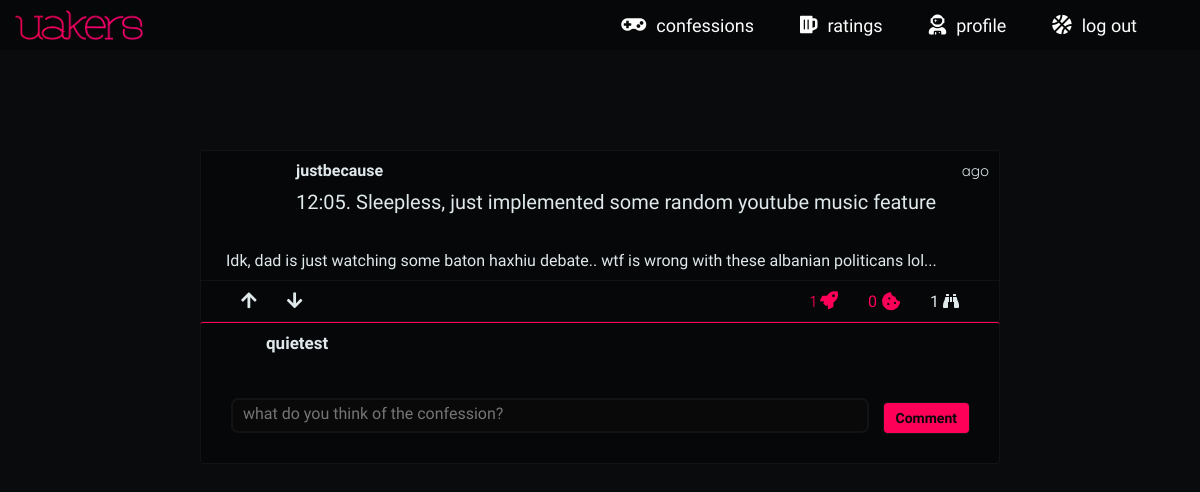
The page /confession/1205-sleepless-just-implemented-some-random-youtube-music-feature (signed in) on the database its author committed.
### home/models.py (models this page shows, shortened)
class Confessions(models.Model):
    confession_author       = models.ForeignKey(UserProfile, on_delete=models.CASCADE)
    confession_title        = models.CharField(max_length=100)
    confession_body         = models.TextField(blank=False, null=False)
    confession_upvotes      = models.ManyToManyField(UserProfile, related_name='confession_upvotes', blank=True)
    confession_downvotes    = models.ManyToManyField(UserProfile, related_name='confession_downvotes', blank=True)
    confession_upvotes_int  = models.IntegerField(default=0)
    confession_views        = models.IntegerField(default=0)
    date_created_at         = models.DateTimeField(auto_now_add=True)
    confession_updated_at   = models.DateTimeField(auto_now=True)
    confession_slug         = models.SlugField(blank=True, max_length=900)
    def save(self, *args, **kwargs):
        ctitle = self.confession_title
        if not self.id:
            if Confessions.objects.filter(confession_slug=slugify(ctitle)).exists():
                count = Confessions.objects.filter(confession_slug__startswith=slugify(ctitle)).exclude(pk=self.id).count()
                self.confession_slug = slugify(ctitle + str(count))
            else:
                self.confession_slug = slugify(ctitle)
        super(Confessions, self).save(*args, **kwargs)

class UserProfile(AbstractUser):
    profile_year            = models.CharField(max_length=2, choices=YCHOICES)
    profile_sex             = models.CharField(max_length=1, choices=SCHOICES)
    profile_image           = models.CharField(max_length=700, blank=True)
    profile_slug            = models.SlugField(blank=True, max_length=900)
    profile_song            = models.CharField(max_length=300, blank=True, null=True)

### home/views.py (the view, shortened to what this page needs)
# urls.py: path('confession/<str:confession_slug>', views.confession_view, name='confession_view'),
def confession_view(request, confession_slug):
    cookieset = 'viewed_confession' + confession_slug
    unique_confession = Confessions.objects.get(confession_slug=confession_slug)
    all_confession_comments = ConfessionComment.objects.filter(comment_confession=unique_confession).order_by('-comment_upvotes_int')[:50]
    if request.method == 'GET':
        co_form = ConfessionCommentForm()
    if cookieset in request.COOKIES:
        if request.COOKIES[cookieset] == 'yes':
            pass
        else:
            unique_confession.confession_views += 1;
            unique_confession.save()
    else:
        unique_confession.confession_views += 1;
        unique_confession.save()
    context = {
        'unique_confession': unique_confession,
        'all_confession_comments': all_confession_comments,
        'co_form': co_form,
    }
    response = render(request, 'home/confession_view.html', context)
    response.set_cookie(cookieset, 'yes')
    return response

### home/forms.py
class ConfessionCommentForm(forms.ModelForm):
    comment_body = forms.CharField(max_length=10000, required=True, widget=forms.Textarea(attrs={'placeholder': 'what do you think of the confession?', 'onfocus': 'this.placeholder=""', 'onblur': 'this.placeholder="what do you think of the confession?"'}))
    class Meta:
        model = ConfessionComment
        fields = ('comment_body',)

### home/templates/home/confession_view.html (shortened to what this page needs)
{% extends 'base.html' %}
{% load static %}
{% block css %}
  <link rel="stylesheet" href="{% static 'home/css/confession_view.css' %}">
  <link rel="stylesheet" href="{% static 'home/css/confession_view900.css' %}" media="screen and (min-width: 0px) and (max-width: 900px)">
{% endblock %}
{% block body %}
  <div class="rest-div">
    <div class="rest-co">
      {% include 'home/confession_view_confession_box.html' %}
      <div class="co-comments">
        {% if request.user.is_authenticated %}
        {% include 'home/confession_view_comment_post.html' %}
        {% endif %}
      </div>
    </div>
  </div>
{% endblock %}

### home/templates/home/confession_view_confession_box.html
<div class="co-unique">
  <div class="co-up">
    <a href="{% url 'uprofile:profile_view' unique_confession.confession_author.profile_slug %}" class="co-photo-div">
      <div class="co-photo" style="background-image: url({{ unique_confession.confession_author.profile_image }})"></div>
    </a>
    <div class="co-meta-text">
      <div class="co-meta-usr-date">
        <span class="co-meta-usr">
          {{ unique_confession.confession_author.username }}
        </span>
        <span class="co-meta-date ff-num">
          {{ unique_confession.confession_created_at|timesince }} ago
        </span>
      </div>
      <div class="co-meta-title-div">
        <p class="co-meta-title">{{ unique_confession.confession_title }}</p>
      </div>
    </div>
  </div>
  <div class="co-down">
    {{ unique_confession.confession_body|linebreaks }}
  </div>
  <div class="co-rank">
    <div class="co-vote">
      <a class="co-upd co-upd-upvote co-anchor" href="{% url 'home:upvote_view' 'confession' unique_confession.confession_slug %}">
        <i class="fas fa-arrow-up co-upd-i co-i-upvote co-upvote-downvote-gylph {% if request.user in unique_confession.confession_upvotes.all %} co-upd-i-active {% endif %}"></i>
      </a>
      <a class="co-upd co-upd-downvote co-anchor" href="{% url 'home:downvote_view' 'confession' unique_confession.confession_slug %}">
        <i class="fas fa-arrow-down co-upd-i co-i-downvote co-upvote-downvote-gylph {% if request.user in unique_confession.confession_downvotes.all %} co-upd-i-active {% endif %}"></i>
      </a>
    </div>
    <div class="co-upd-info co-numbers">
      <p class="co-upd-iu co-upvote-par">
        <span class="ff-emp ff-num co-upvote-digit">{{ unique_confession.confession_upvotes_int }}</span>
        <i class="fas fa-rocket co-cai" data-title="upvotes"></i>
      </p>
      <div class="co-comment-announcer">
        <span class="co-cat-nr">{{ unique_confession.confessioncomment_set.count }}</span>
        <i class="fas fa-cookie-bite co-cai" data-title="comments"></i>
      </div>
      <p class="co-upd-iu">{{ unique_confession.confession_views }}
        <i class="fas fa-binoculars" data-title="views"></i>
      </p>
    </div>
  </div>
</div>

### home/templates/home/confession_view_comment_post.html (shortened to what this page needs)
<div class="comment-main">
  <div class="comment-up">
    <div class="comment-photo-div">
      <div class="comment-photo" style="background-image: url({{ request.user.profile_image }})"></div>
    </div>
    <div class="comment-up-text">
      <p class="comment-up-username">
        {{ request.user.username }}
      </p>
    </div>
  </div>
  <div class="comment-down">
    <div class="comment-body-post">
      <form class="comment-form" action="" method="post">
        {{ co_form.comment_body }}
        <button class="comment-sub-btn" type="submit">Comment</button>
      </form>
    </div>
  </div>
</div>

### home/static/base.css (style rules this page uses)
* { margin: 0; padding: 0; font-family: 'Oxygen', sans-serif; font-size: 16px; transition: all 0.2s ease-in-out; text-decoration: none; box-sizing: border-box; }
:root { --main-highlight-color: #ff0058; --darker-highlight-color: #D9004B; --opaque-highlight-color: rgba(255, 0, 88, 0.6); --secondary-highlight-color: #ff4021; --main-background-color: #0B0C0D; --opaque-main-background-color: rgba(11, 12, 13, 0.8); --darker-background-color: #060708; --upto-darker-background-color: #09090A; --lighter-background-color: #111314; --main-text-color: #fefefe; --soothed-text-color: #DFE8EB; --opaque-text-color: rgba(255, 255, 255, 0.7); }
body { background-color: var(--main-background-color); padding-top: 50px; }
a, a:link, a:visited, a:hover { text-decoration: none; }
textarea { resize: none; }
.ff-num { font-family: 'Quicksand', sans-serif; }
[data-title]:after { content: attr(data-title); color: var(--soothed-text-color); padding: 5px 12px; background-color: var(--darker-background-color); border: 1px solid var(--lighter-background-color); position: absolute; bottom: 20px; right: -15px; opacity: 0; z-index: 99999; visibility: hidden; font-family: 'Oxygen', sans-serif; font-weight: 400; font-size: 16px; }
[data-title] { position: relative; }

### home/static/base850.css (style rules this page uses)
body { padding: 0px; }

### home/static/home/css/confession_view900.css (style rules this page uses)
.co-unique { border-color: var(--darkest-background-color); }
.co-up { position: relative; }
.co-photo-div { position: absolute; left: 15px; top:15px; }
.co-meta-usr-date { display: flex; flex-direction: column; margin-left: 80px; }
.co-meta-title-div { margin-top: 30px; padding-left: 10px; }
.rest-div { box-sizing: border-box; padding: 0px; padding: 15px; }
.co-rank { flex-direction: column; justify-content: center; align-items: center; }
.co-upd { display: flex; justify-content: space-between; margin: 0 10px; }
.co-upd-i, .co-upd-iu { margin: 0px; }
.co-upd-iu { margin: 0 10px; }
.co-vote, .co-upd-info, .co-comment-announcer { margin: 0px; width: 100%; display: flex; justify-content: center; padding: 5px 0; border-top: 1px solid var(--main-background-color); }
.co-rank { padding: 0px; }

### rows shown on the page
Confessions: confession_author.username "justbecause", confession_title "12:05. Sleepless, just implemented some random youtube music feature", confession_body "Idk, dad is just watching some baton haxhiu debate.. wtf is wrong with these albanian politicans lol...", confession_upvotes_int "1", confessioncomment_set.count "0", confession_views "1"
UserProfile: user.username "quietest"
